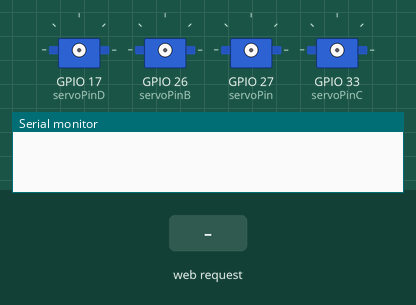
Simulated run of this sketch. Board: ESP32. Shown: 4 × servo, the last lines printed to the serial monitor. The test bench sets the inputs (shaded band). WiFi joins after 1.5 s; servers stay silent unless stated.

Above: at 0.0 s.
At 3.6 s:
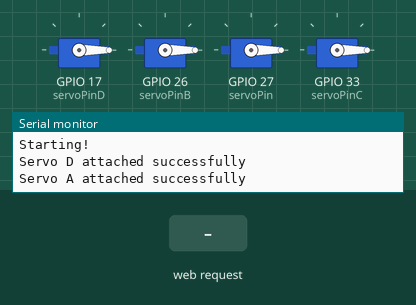
At 16.2 s:
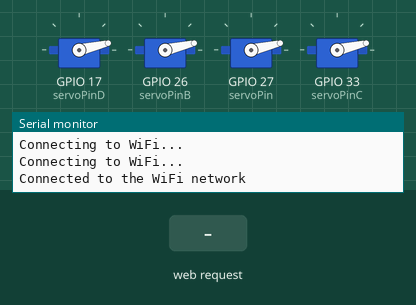
16.3 s: HTTP request GET /A received
17.8 s: HTTP request GET /B received
19.3 s: HTTP request GET /C received
Timing chart, 0 to 22.3 s (numbered marks = the images above; inputs shaded):
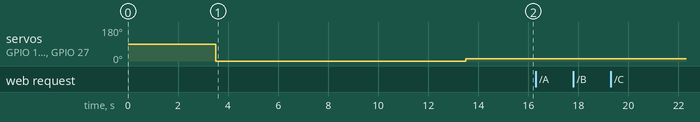

The sketch:

CapstoneServo.ino
```cpp
#include <WiFi.h>
#include <ESP32Servo.h>

Servo servoA;
Servo servoB;
Servo servoC;
Servo servoD;


const char* ssid = "capstone-wifi";
const char* password = "password";

//const char* ssid = "Barronsrevenge";
//const char* password = "98765432";

// const int LEDpin = 27;

float deg = 0;          // variable to store the servo position
int servoPin = 27;
int servoPinB = 26;

int servoPinC = 33;

int servoPinD = 17;


WiFiServer server(80);

void setup() {

  Serial.begin(9600);
  delay(1000);
  Serial.println("Starting!");
  delay(1000);
	ESP32PWM::allocateTimer(0);
	ESP32PWM::allocateTimer(1);
	ESP32PWM::allocateTimer(2);
	ESP32PWM::allocateTimer(3);


  //servoA.write(degreeToPos(50)); //22 = closed
  //delay(10000);
  //servoA.write(degreeToPos(22));


  //servoB.write(degreeToPos(50)); //22 = closed
  //delay(10000);
  //servoB.write(degreeToPos(22));

  servoD.setPeriodHertz(50);    // standard 50 hz servo
	servoD.attach(servoPinD, 500, 2500);

  bool attached2 = servoD.attached();
  Serial.println(attached2 ? "Servo D attached successfully" : "Servo D attach failed");


  servoB.setPeriodHertz(50);    // standard 50 hz servo
	servoB.attach(servoPinB, 500, 2500);

  delay(1000);

  servoA.setPeriodHertz(50);    // standard 50 hz servo
	servoA.attach(servoPin, 500, 2500);


  bool attached = servoA.attached();
  Serial.println(attached ? "Servo A attached successfully" : "Servo A attach failed");

  delay(500);
  //servoA.write(degreeToPos(50));

  servoC.setPeriodHertz(50);    // standard 50 hz servo
	servoC.attach(servoPinC, 500, 2500);

  //servoC.write(degreeToPos(50)); //22 = closed
  //delay(10000);
  //servoC.write(degreeToPos(22));


  //servoD.write(degreeToPos(50)); //22 = closed
  //delay(10000);
  //servoD.write(degreeToPos(22));

  servoA.write(degreeToPos(0)); //22 = closed
  servoD.write(degreeToPos(0)); //22 = closed
  servoC.write(degreeToPos(0)); //22 = closed
  servoB.write(degreeToPos(0)); //22 = closed


  delay(10000);
  servoA.write(degreeToPos(20)); //22 = closed
  servoB.write(degreeToPos(20)); //22 = closed
  servoC.write(degreeToPos(20)); //22 = closed
  servoD.write(degreeToPos(20)); //22 = closed

  WiFi.begin(ssid, password);

  while (WiFi.status() != WL_CONNECTED) {
    delay(500);
    Serial.println("Connecting to WiFi...");
  }

  Serial.println("Connected to the WiFi network");
  server.begin();

}

void loop() {


  WiFiClient client = server.available(); // Listen for incoming clients

  if (client) {
    Serial.println("New Client.");
    String currentLine = "";

    while (client.connected()) {
      if (client.available()) {
        char c = client.read();
        Serial.write(c); // For debugging

        currentLine += c;


        // Check for end of line
        if (c == '\n' || c == '\r') {
          Serial.println("Received command: " + currentLine);

          // Respond to the client
          handleCommand(currentLine);

          currentLine = ""; // Clear the line for the next command
          break; // Break out of the while loop
        }
      }
    }

    client.stop(); // Close the connection
    Serial.println("Client disconnected.");
  }
}

float degreeToPos(float deg) {
  return deg/1.5;
}

void moveServo(Servo &servo, int angle) {
  Serial.println("Moving!");
    servo.write(degreeToPos(angle));
    delay(2000); // Remove or reduce if not needed
}

void handleCommand(String command) {
    if (command.startsWith("A")) {
        Serial.println("Starts with A!");
        Serial.println(command);
        moveServo(servoA, parseAngle(command));
    } else if (command.startsWith("B")) {
        moveServo(servoB, parseAngle(command));
    } else if (command.startsWith("C")) {
        moveServo(servoC, parseAngle(command));
    } else if (command.startsWith("D")) {
        moveServo(servoD, parseAngle(command));
    }
}

int parseAngle(String command) {
    //if (command.endsWith("ten")) return 60;
    //if (command.includes("nine")) return 31;
    //if (command.endsWith("eight")) return 30;
    //if (command.endsWith("seven")) return 29;
    //if (command.endsWith("six")) return 28;
    //if (command.endsWith("five")) return 27;
    //if (command.endsWith("four")) return 26;
    //if (command.endsWith("three")) return 25;
    //if (command.endsWith("two")) return 24;
    //if (command.endsWith("one")) return 23;
    //if (command.endsWith("zero")) return 22;

    if(command.indexOf("ten") > 0) return 10;
    if(command.indexOf("nine") > 0) return 11;
    if(command.indexOf("eight") > 0) return 12;
    if(command.indexOf("seven") > 0) return 13;
    if(command.indexOf("six") > 0) return 14;
    if(command.indexOf("five") > 0) return 15;
    if(command.indexOf("four") > 0) return 16;
    if(command.indexOf("three") > 0) return 17;
    if(command.indexOf("two") > 0) return 18;
    if(command.indexOf("one") > 0) return 19;
    if(command.indexOf("zero") > 0) return 20;
    // Add all mappings as needed


}
```
